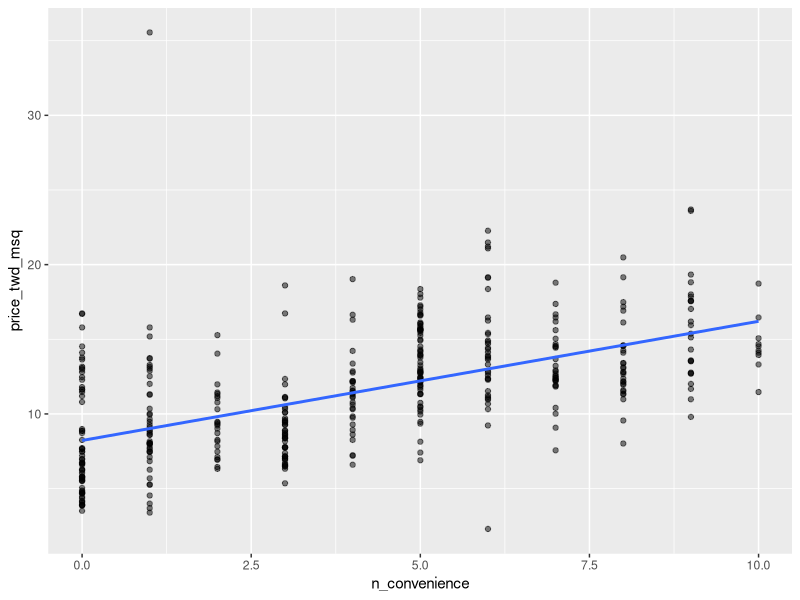
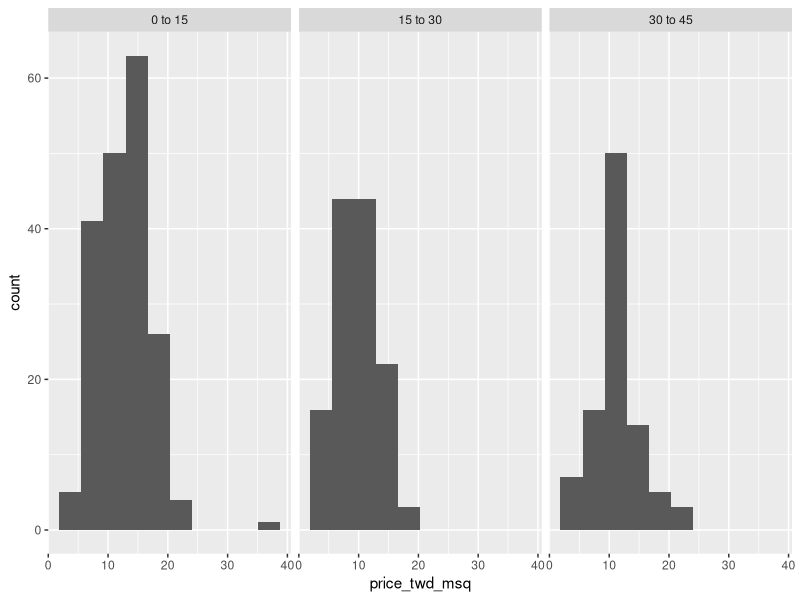
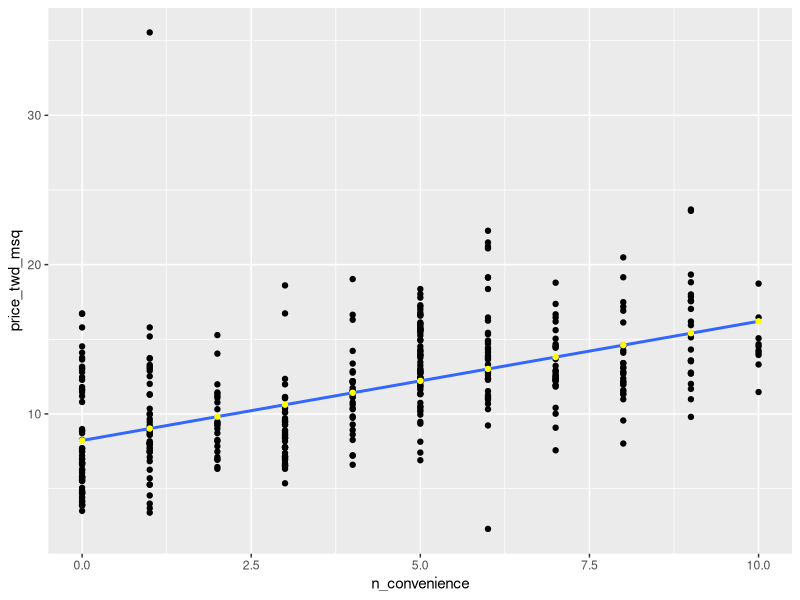
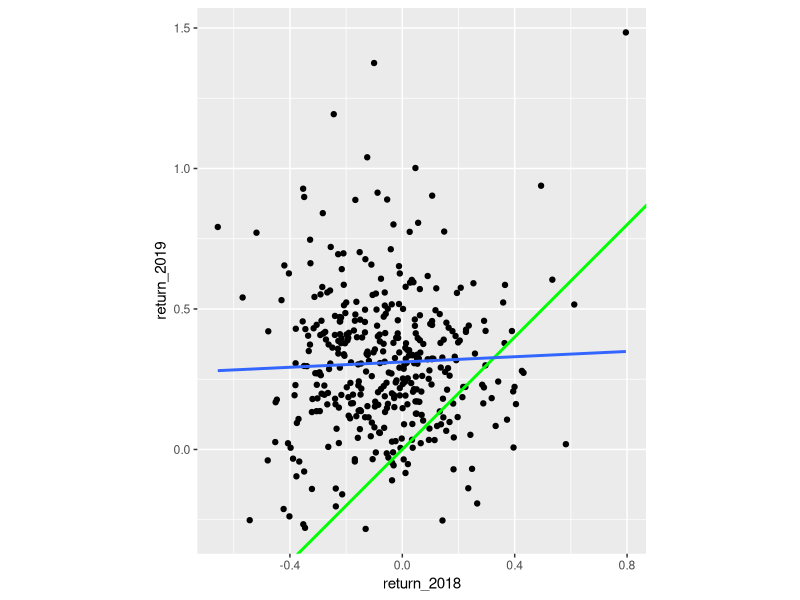
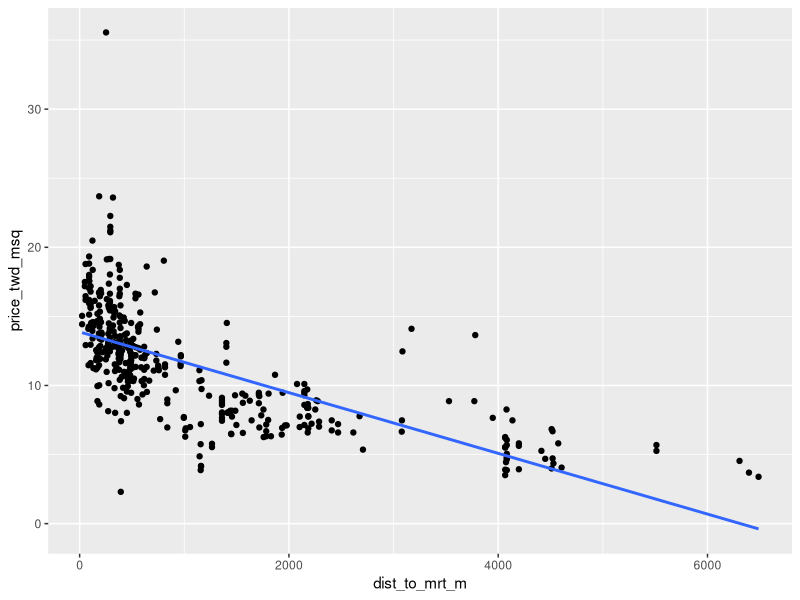
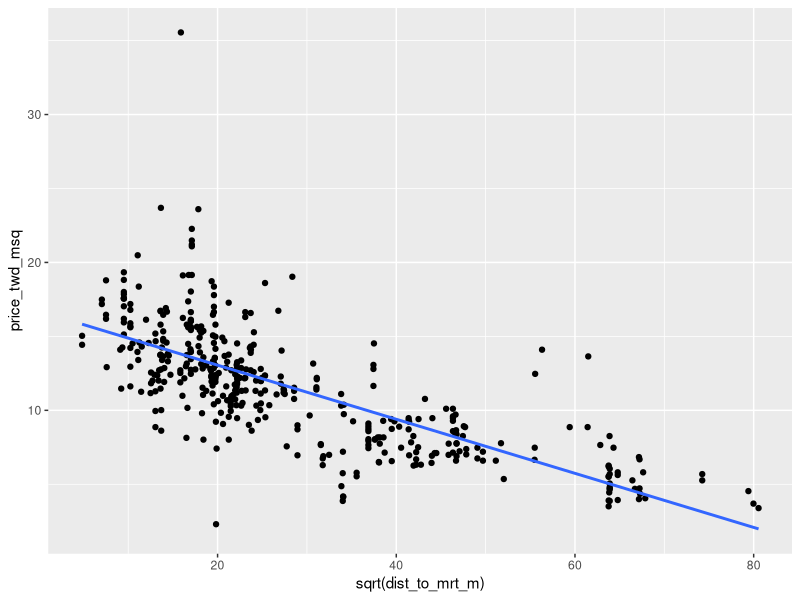
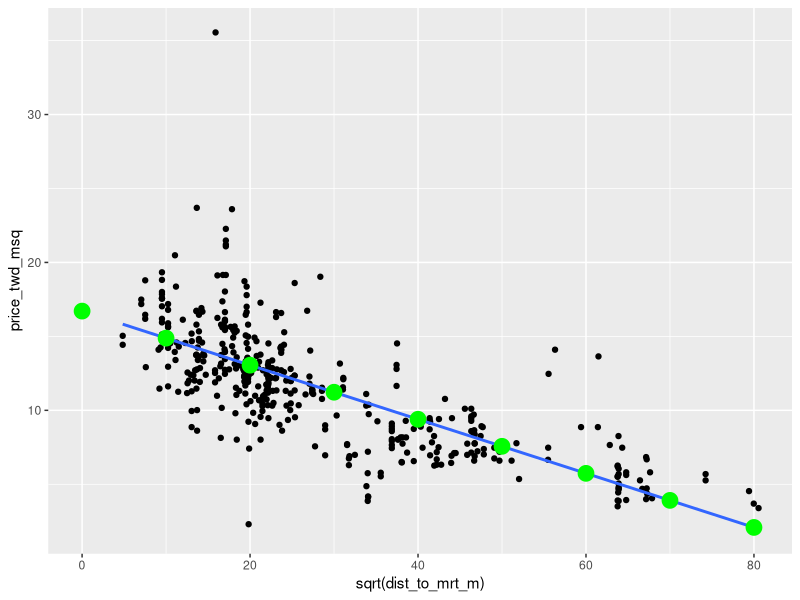
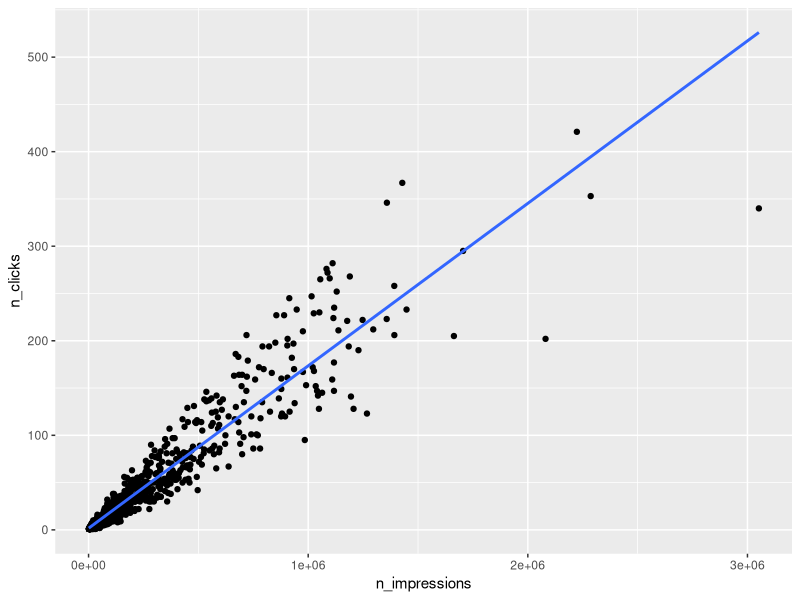

Generate these figures, in order, with R:
## ---- chunk 1
library(tidyverse)
library(broom)
## ---- chunk 2
taiwan_real_estate <- read_csv("taiwan_real_estate.csv")
sp500_yearly_returns <- read_csv("sp500_yearly_returns.csv")

ad_conversion <- read_csv("ad_conversion.csv")



## ---- chunk 3
taiwan_real_estate %>%
ggplot(aes(n_convenience, price_twd_msq))+
geom_point(alpha=0.5)+
  geom_smooth(method="lm", se=FALSE)
## ---- chunk 4
# Run a linear regression of price_twd_msq vs. n_convenience
lm(price_twd_msq~n_convenience, taiwan_real_estate)
## ---- chunk 5
# Using taiwan_real_estate, plot price_twd_msq
taiwan_real_estate %>% ggplot(aes(price_twd_msq)) +
  # Make it a histogram with 10 bins
  geom_histogram(bins=10) +
  # Facet the plot so each house age group gets its own panel
  facet_wrap(vars(house_age_years))
## ---- chunk 6
summary_stats <- taiwan_real_estate %>% 
  # Group by house age
  group_by(house_age_years) %>% 
  # Summarize to calculate the mean house price/area
  summarise(mean_by_group = mean(price_twd_msq))

# See the result
summary_stats
## ---- chunk 7
# Run a linear regression of price_twd_msq vs. house_age_years
mdl_price_vs_age <- lm(price_twd_msq~house_age_years, taiwan_real_estate)

# See the result
mdl_price_vs_age


#---------------------------------

# Update the model formula to remove the intercept
mdl_price_vs_age_no_intercept <- lm(
  price_twd_msq ~ house_age_years+0, 
  data = taiwan_real_estate
)

# See the result
mdl_price_vs_age_no_intercept
## ---- chunk 8
taiwan_real_estate


mdl_price_vs_conv <- lm(formula = price_twd_msq ~ n_convenience, data = taiwan_real_estate)



# Create a tibble with n_convenience column from zero to ten
explanatory_data <- tibble(n_convenience = 0:10)
explanatory_data
# Use mdl_price_vs_conv to predict with explanatory_data
prediction_data <- explanatory_data %>% 
  mutate(
    price_twd_msq = predict(mdl_price_vs_conv, explanatory_data)
  )

# See the result
prediction_data
## ---- chunk 9
# Add to the plot
ggplot(taiwan_real_estate, aes(n_convenience, price_twd_msq)) +
  geom_point() +
  geom_smooth(method = "lm", se = FALSE) +
  # Add a point layer of prediction data, colored yellow
  geom_point(data = prediction_data,
color = "yellow")
## ---- chunk 10
# Get the model coefficients of mdl_price_vs_conv
coefficients(mdl_price_vs_conv)

# Get the fitted values of mdl_price_vs_conv
fitted(mdl_price_vs_conv)

# Get the residuals of mdl_price_vs_conv
residuals(mdl_price_vs_conv)

# Print a summary of mdl_price_vs_conv
summary (mdl_price_vs_conv)
## ---- chunk 11
# Get the coefficients of mdl_price_vs_conv
coeffs <- coefficients(mdl_price_vs_conv)

# Get the intercept
intercept <- coeffs[1]

# Get the slope
slope <- coeffs[2]

explanatory_data %>% 
  mutate(
    # Manually calculate the predictions
    price_twd_msq = slope*n_convenience+intercept
  )

# Compare to the results from predict()
predict(mdl_price_vs_conv, explanatory_data)
## ---- chunk 12
# Get the coefficient-level elements of the model
tidy(mdl_price_vs_conv)

# Get the observation-level elements of the model
augment(mdl_price_vs_conv)

# Get the model-level elements of the model
glance(mdl_price_vs_conv)
## ---- chunk 13
# Using sp500_yearly_returns, plot return_2019 vs. return_2018
sp500_yearly_returns %>% ggplot(aes(return_2018, return_2019)) +
  # Make it a scatter plot
  geom_point() +
  # Add a line at y = x, colored green, size 1
  geom_abline(color = "green", size = 1) +
  # Add a linear regression trend line, no std. error ribbon
  geom_smooth(method="lm", se=FALSE) +
  # Fix the coordinate ratio
  coord_fixed()
## ---- chunk 14
# Run a linear regression on return_2019 vs. return_2018
# using sp500_yearly_returns
mdl_returns <- lm(return_2019~return_2018, sp500_yearly_returns)

# See the result
mdl_returns

#-----------------------------------------
# Create a data frame with return_2018 at -1, 0, and 1 
explanatory_data <- tibble(return_2018=-1:1)



# Use mdl_returns to predict with explanatory_data
predict(mdl_returns, explanatory_data)


## ---- chunk 15
# Run the code to see the plot
# Edit so x-axis is square root of dist_to_mrt_m
ggplot(taiwan_real_estate, aes(dist_to_mrt_m, price_twd_msq)) +
  geom_point() +
  geom_smooth(method = "lm", se = FALSE)
## ---- chunk 16
# Run the code to see the plot
# Edit so x-axis is square root of dist_to_mrt_m
ggplot(taiwan_real_estate, aes(sqrt(dist_to_mrt_m), price_twd_msq)) +
  geom_point() +
  geom_smooth(method = "lm", se = FALSE)
## ---- chunk 17
# Run a linear regression of price_twd_msq vs. 
# square root of dist_to_mrt_m using taiwan_real_estate
mdl_price_vs_dist <- lm(price_twd_msq~sqrt(dist_to_mrt_m), taiwan_real_estate)

# See the result
mdl_price_vs_dist
## ---- chunk 18
# From previous step
mdl_price_vs_dist <- lm(
  price_twd_msq ~ sqrt(dist_to_mrt_m), 
  data = taiwan_real_estate
)

# Use this explanatory data
explanatory_data <- tibble(
  dist_to_mrt_m = seq(0, 80, 10) ^ 2
)

# Use mdl_price_vs_dist to predict explanatory_data
prediction_data <- explanatory_data %>%
mutate(
  price_twd_msq= predict(mdl_price_vs_dist,explanatory_data)



)
# See the result
prediction_data


ggplot(taiwan_real_estate, aes(sqrt(dist_to_mrt_m), price_twd_msq)) +
  geom_point() +
  geom_smooth(method = "lm", se = FALSE) +
  # Add points from prediction_data, colored green, size 5
  geom_point(data=prediction_data, color = "green", size= 5)


## ---- chunk 19
# Run the code to see the plot
# Edit to raise x, y aesthetics to power 0.25
ggplot(ad_conversion, aes(n_impressions, n_clicks)) +
  geom_point() +
  geom_smooth(method = "lm", se = FALSE)
## ---- chunk 20
# Run the code to see the plot
# Edit to raise x, y aesthetics to power 0.25
ggplot(ad_conversion, aes(n_impressions^0.25, n_clicks^0.25)) +
  geom_point() +
  geom_smooth(method = "lm", se = FALSE)
## ---- chunk 21
# From previous steps
mdl_click_vs_impression <- lm(
  I(n_clicks ^ 0.25) ~ I(n_impressions ^ 0.25),
  data = ad_conversion
)
explanatory_data <- tibble(
  n_impressions = seq(0, 3e6, 5e5)
)
prediction_data <- explanatory_data %>% 
  mutate(
    n_clicks_025 = predict(mdl_click_vs_impression, explanatory_data),
    n_clicks = n_clicks_025 ^ 4
  )

ggplot(ad_conversion, aes(n_impressions ^ 0.25, n_clicks ^ 0.25)) +
  geom_point() +
  geom_smooth(method = "lm", se = FALSE) +
  # Add points from prediction_data, colored green
  geom_point(data=prediction_data,  color="green")
## ---- chunk 22
# Print a summary of mdl_click_vs_impression
summary(mdl_click_vs_impression)

#--------------------

# Get coeff of determination for mdl_click_vs_impression_orig
mdl_click_vs_impression %>% 
  # Get the model-level details
  glance() %>%
 
  # Pull out r.squared
  pull(r.squared)

## ---- chunk 23
# Get RSE for mdl_click_vs_impression
mdl_click_vs_impression %>% 
  # Get the model-level details
  glance() %>% 
  # Pull out sigma
  pull(sigma)
## ---- chunk 24

